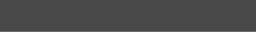

Tiled map render using the project's own tile images. Description and the whole map definition, tile-layer contents included, below:
An orthogonal 32x4 tile map with 8x8 px tiles, 1 tile layer (Tile Layer 1).

<map version="1.2" tiledversion="1.3.2" orientation="orthogonal" renderorder="right-down" compressionlevel="-1" width="32" height="4" tilewidth="8" tileheight="8" infinite="0" nextlayerid="2" nextobjectid="1">
 <tileset firstgid="1" source="generalTileset.tsx" />
 <layer id="1" name="Tile Layer 1" width="32" height="4">
  <data encoding="csv">
6,6,6,6,6,6,6,6,6,6,6,6,6,6,6,6,6,6,6,6,6,6,6,6,6,6,6,6,6,6,6,6,
6,6,6,6,6,6,6,6,6,6,6,6,6,6,6,6,6,6,6,6,6,6,6,6,6,6,6,6,6,6,6,6,
6,6,6,6,6,6,6,6,6,6,6,6,6,6,6,6,6,6,6,6,6,6,6,6,6,6,6,6,6,6,6,6,
7,7,7,7,7,7,7,7,7,7,7,7,7,7,7,7,7,7,7,7,7,7,7,7,7,7,7,7,7,7,7,7
</data>
 </layer>
</map>
